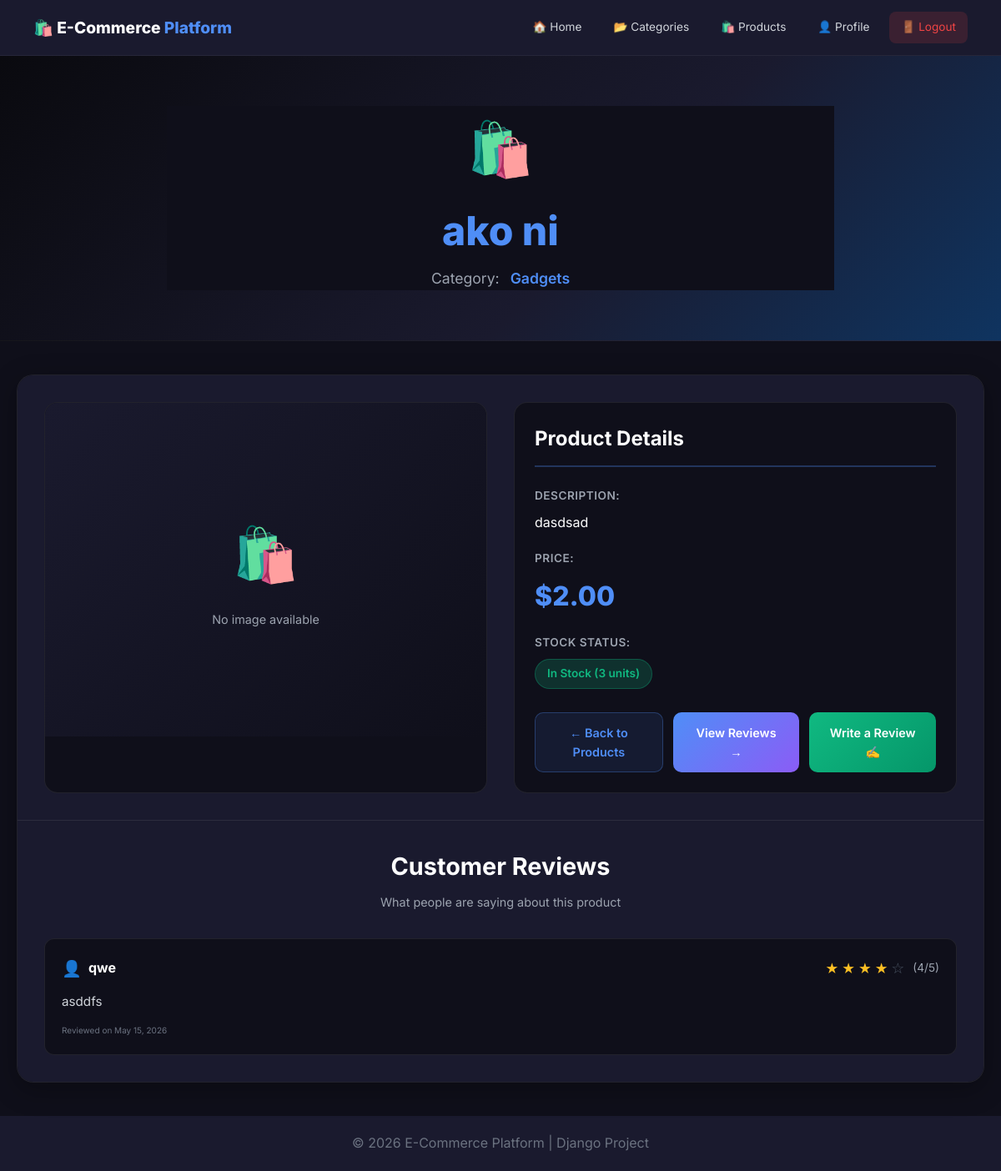
The app's page /products/3/ (signed in) with its own data.
### products/models.py (models this page shows, shortened)
class Product(models.Model):
    product_id = models.AutoField(primary_key=True)
    name = models.CharField(max_length=200)
    description = models.TextField()
    price = models.DecimalField(max_digits=10, decimal_places=2)
    stock_qty = models.IntegerField()
    category = models.ForeignKey(Category, on_delete=models.CASCADE, related_name='products')
    vendor = models.ForeignKey(Vendor, on_delete=models.CASCADE, related_name='products')

### categories/models.py (models this page shows, shortened)
class Category(models.Model):
    category_id = models.AutoField(primary_key=True)
    name = models.CharField(max_length=100, unique=True)
    description = models.TextField(blank=True, null=True)
    class Meta:
        verbose_name_plural = "Categories"

### reviews/models.py (models this page shows, shortened)
class Review(models.Model):
    review_id = models.AutoField(primary_key=True)
    rating = models.IntegerField()
    comment = models.TextField()
    review_date = models.DateTimeField(auto_now_add=True)
    customer = models.ForeignKey(settings.AUTH_USER_MODEL, on_delete=models.CASCADE, related_name='reviews')  # Change this
    product = models.ForeignKey(Product, on_delete=models.CASCADE, related_name='reviews')
    class Meta:
        unique_together = ['customer', 'product']

### accounts/models.py (models this page shows, shortened)
class CustomUser(AbstractUser):
    first_name = None
    last_name = None
    name = models.CharField(max_length=150, blank=True)
    class Meta:
        db_table = 'auth_user'

### products/views.py (the view)
# urls.py: path('<int:product_id>/', views.product_detail, name='product_detail'),
@login_required
def product_detail(request, product_id):
    product = get_object_or_404(Product, pk=product_id)
    return render(request, 'products/product_detail.html', {'product': product})

### templates/products/product_detail.html (shortened to what this page needs)
{% extends 'base.html' %}
{% block content %}
<section class="hero">
    <div class="hero-content">
        <div class="product-icon-large">
            🛍️
        </div>
        <h1><span>{{ product.name }}</span></h1>
        <div class="product-category-link">
            <span class="category-label">Category:</span>
            <a href="{% url 'categories:category_detail' product.category.category_id %}" class="category-link">
                {{ product.category.name }}
            </a>
        </div>
    </div>
</section>
<div class="product-detail-section">
    <div class="product-detail-container">
        <div class="product-detail-grid">
            <div class="product-image-section">
                {% if product.image %}
                    <div class="product-main-image">
                        <img src="{{ product.image.url }}" alt="{{ product.name }}">
                    </div>
                {% else %}
                    <div class="product-main-image placeholder">
                        <span>🛍️</span>
                        <p>No image available</p>
                    </div>
                {% endif %}
            </div>
            <div class="product-info-section">
                <div class="info-card">
                    <h3>Product Details</h3>
                    <div class="info-row">
                        <span class="info-label">Description:</span>
                        <p class="info-value">{{ product.description }}</p>
                    </div>
                    <div class="info-row">
                        <span class="info-label">Price:</span>
                        <span class="product-price-large">${{ product.price }}</span>
                    </div>
                    <div class="info-row">
                        <span class="info-label">Stock Status:</span>
                        <span class="stock-status {% if product.stock_qty <= 0 %}out-of-stock{% else %}in-stock{% endif %}">
                            {% if product.stock_qty > 0 %}
                                In Stock ({{ product.stock_qty }} units)
                            {% else %}
                                Out of Stock
                            {% endif %}
                        </span>
                    </div>
                    <div class="action-buttons">
                        <a href="{% url 'products:product_list' %}" class="btn-secondary">← Back to Products</a>
                        <a href="{% url 'reviews:product_reviews' product.product_id %}" class="btn-primary">View Reviews →</a>
                        <a href="{% url 'reviews:add_review' product.product_id %}" class="btn-primary-green">Write a Review ✍️</a>
                    </div>
                </div>
            </div>
        </div>
        <div class="reviews-section">
            <div class="reviews-header">
                <h2>Customer Reviews</h2>
                <p>What people are saying about this product</p>
            </div>
            <div class="reviews-list">
                {% for review in product.reviews.all %}
                    <div class="review-card">
                        <div class="review-header">
                            <div class="reviewer-info">
                                <span class="reviewer-icon">👤</span>
                                <strong class="reviewer-name">{{ review.customer.username }}</strong>
                            </div>
                            <div class="review-rating">
                                {% for i in "12345"|make_list %}
                                    {% if forloop.counter <= review.rating %}
                                        <span class="star filled">★</span>
                                    {% else %}
                                        <span class="star">☆</span>
                                    {% endif %}
                                {% endfor %}
                                <span class="rating-number">({{ review.rating }}/5)</span>
                            </div>
                        </div>
                        <div class="review-content">
                            <p>{{ review.comment }}</p>
                        </div>
                        <div class="review-footer">
                            <small>Reviewed on {{ review.review_date|date:"F j, Y" }}</small>
                        </div>
                    </div>
                {% endfor %}
            </div>
        </div>
    </div>
</div>
{% endblock %}

### templates/base.html (style rules this page uses)
*, *::before, *::after { margin: 0; padding: 0; box-sizing: border-box; }
body { font-family: 'Inter', sans-serif; background: #0f0f1a; color: #e5e7eb; min-height: 100vh; line-height: 1.6; }

### records on screen
Product: name "ako ni", category.name "Gadgets", description "dasdsad", price "2.00", stock_qty "3"
Review: customer.username "qwe", rating "4", comment "asddfs", review_date "May 15, 2026"
